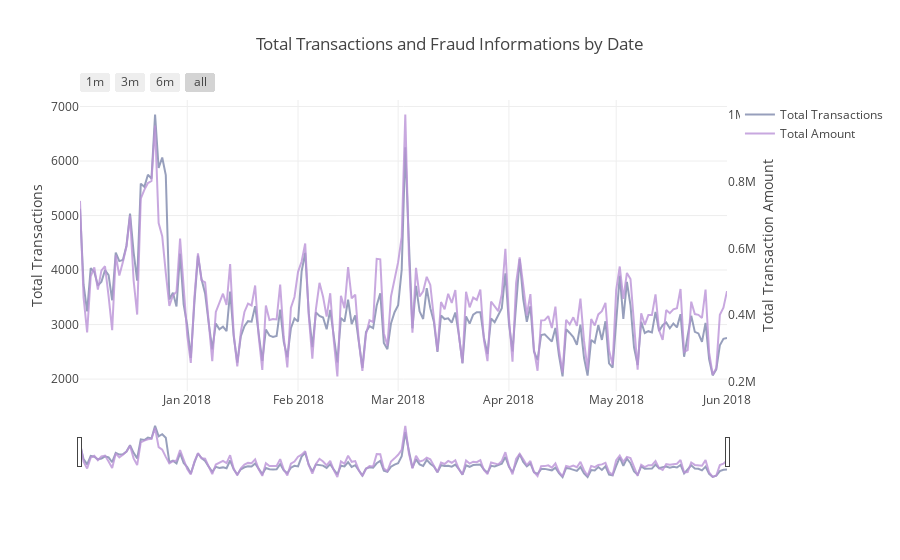

Source (notebook cell):
### Markdown cell above
### Transactions and Total Amount by each day

### Code cell
# Calling the function to transform the date column in datetime pandas object
import plotly.graph_objs as go
import plotly.tools as tls
from plotly.offline import iplot, init_notebook_mode
#seting some static color options
color_op = ['#5527A0', '#BB93D7', '#834CF7', '#6C941E', '#93EAEA', '#7425FF', '#F2098A', '#7E87AC', 
            '#EBE36F', '#7FD394', '#49C35D', '#3058EE', '#44FDCF', '#A38F85', '#C4CEE0', '#B63A05', 
            '#4856BF', '#F0DB1B', '#9FDBD9', '#B123AC']


dates_temp = train_transaction.groupby(train_transaction.Date.dt.date)['TransactionAmt'].count().reset_index()
# renaming the columns to apropriate names

# creating the first trace with the necessary parameters
trace = go.Scatter(x=dates_temp['Date'], y=dates_temp.TransactionAmt,
                    opacity = 0.8, line = dict(color = color_op[7]), name= 'Total Transactions')

# Below we will get the total amount sold
dates_temp_sum = train_transaction.groupby(train_transaction.Date.dt.date)['TransactionAmt'].sum().reset_index()

# using the new dates_temp_sum we will create the second trace
trace1 = go.Scatter(x=dates_temp_sum.Date, line = dict(color = color_op[1]), name="Total Amount",
                        y=dates_temp_sum['TransactionAmt'], opacity = 0.8, yaxis='y2')

#creating the layout the will allow us to give an title and 
# give us some interesting options to handle with the outputs of graphs
layout = dict(
    title= "Total Transactions and Fraud Informations by Date",
    xaxis=dict(
        rangeselector=dict(
            buttons=list([
                dict(count=1, label='1m', step='month', stepmode='backward'),
                dict(count=3, label='3m', step='month', stepmode='backward'),
                dict(count=6, label='6m', step='month', stepmode='backward'),
                dict(step='all')
            ])
        ),
        rangeslider=dict(visible = True),
        type='date' ),
    yaxis=dict(title='Total Transactions'),
    yaxis2=dict(overlaying='y',
                anchor='x', side='right',
                zeroline=False, showgrid=False,
                title='Total Transaction Amount')
)

# creating figure with the both traces and layout
fig = dict(data= [trace, trace1,], layout=layout)

#rendering the graphs
iplot(fig) #it's an equivalent to plt.show()

### Figure 1 — Plotly figure (JSON) as saved in the notebook; plotly's stock layout.template omitted (floating-point values rounded to 4 significant figures; data arrays with more than 128 entries replaced by an {"elided": "..."} marker saying what was removed)
{"data": [{"line": {"color": "#7E87AC"}, "name": "Total Transactions", "opacity": 0.8, "type": "scatter", "uid": "00fc9876-e709-4d56-88e7-aa255d4c1ede", "x": {"elided": "182 str values"}, "y": {"elided": "182 int values"}}, {"line": {"color": "#BB93D7"}, "name": "Total Amount", "opacity": 0.8, "type": "scatter", "uid": "26da7bea-adcf-49d9-85c9-d9325dbca806", "x": {"elided": "182 str values"}, "y": {"elided": "182 float values"}, "yaxis": "y2"}], "layout": {"title": {"text": "Total Transactions and Fraud Informations by Date"}, "xaxis": {"rangeselector": {"buttons": [{"count": 1, "label": "1m", "step": "month", "stepmode": "backward"}, {"count": 3, "label": "3m", "step": "month", "stepmode": "backward"}, {"count": 6, "label": "6m", "step": "month", "stepmode": "backward"}, {"step": "all"}]}, "rangeslider": {"visible": true}, "type": "date"}, "yaxis": {"title": {"text": "Total Transactions"}}, "yaxis2": {"anchor": "x", "overlaying": "y", "showgrid": false, "side": "right", "title": {"text": "Total Transaction Amount"}, "zeroline": false}}}
